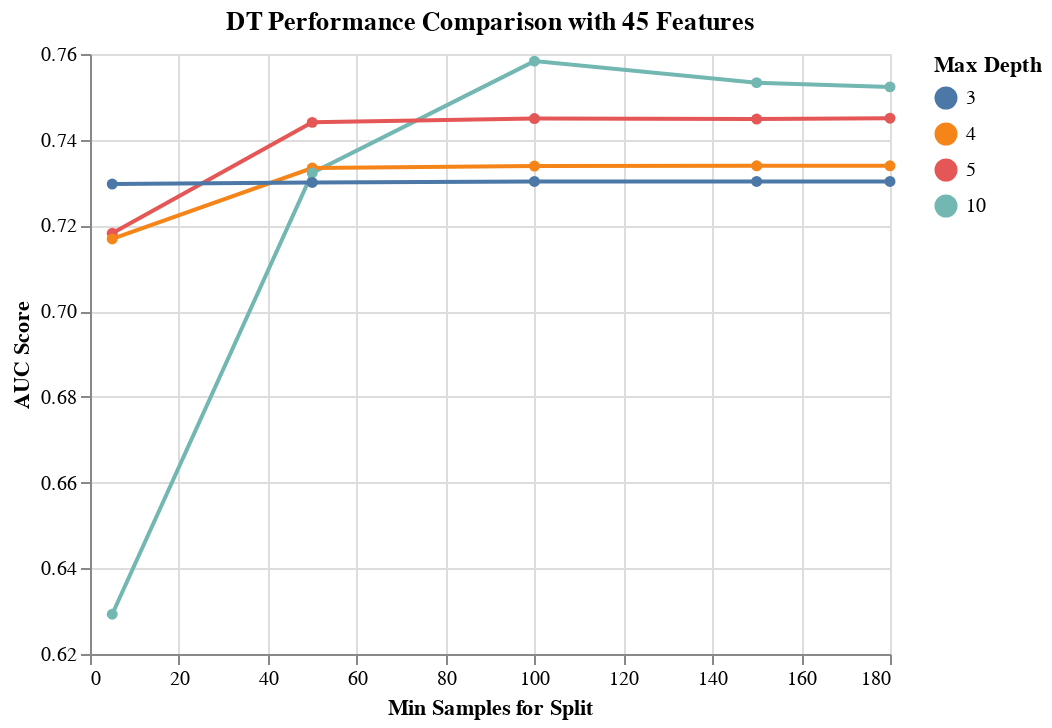

Notebook code cell kept with this figure:
### Code cell
results_DT2 = get_search_results(gs_pipe_DT2)

results_DT2_45_features = results_DT2[results_DT2['rfi_fs__n_features_'] == 45.0]

alt.Chart(results_DT2_45_features, 
          title='DT Performance Comparison with 45 Features'
         ).mark_line(point=True).encode(
    alt.X('dt__min_samples_split', title='Min Samples for Split'),
    alt.Y('mean_score', title='AUC Score', scale=alt.Scale(zero=False)),
    alt.Color('dt__max_depth:N', title='Max Depth')
)

### Figure 1 — Vega-Lite specification as saved in the notebook (floating-point values rounded to 4 significant figures)
{"config": {"view": {"continuousWidth": 400, "continuousHeight": 300}}, "data": {"name": "data-cdc053f1779b53004959cb4f3ee3bcbe"}, "mark": {"type": "line", "point": true}, "encoding": {"color": {"type": "nominal", "field": "dt__max_depth", "title": "Max Depth"}, "x": {"type": "quantitative", "field": "dt__min_samples_split", "title": "Min Samples for Split"}, "y": {"type": "quantitative", "field": "mean_score", "scale": {"zero": false}, "title": "AUC Score"}}, "title": "DT Performance Comparison with 45 Features", "$schema": "https://vega.github.io/schema/vega-lite/v4.8.1.json", "datasets": {"data-cdc053f1779b53004959cb4f3ee3bcbe": [{"mean_score": 0.7583, "std_score": 0.03338, "max_score": 0.7951, "min_score": 0.7122, "dt__max_depth": 10.0, "dt__min_samples_split": 100.0, "rfi_fs__n_features_": 45.0}, {"mean_score": 0.7533, "std_score": 0.02734, "max_score": 0.7846, "min_score": 0.7069, "dt__max_depth": 10.0, "dt__min_samples_split": 150.0, "rfi_fs__n_features_": 45.0}, {"mean_score": 0.7523, "std_score": 0.02636, "max_score": 0.7811, "min_score": 0.7069, "dt__max_depth": 10.0, "dt__min_samples_split": 180.0, "rfi_fs__n_features_": 45.0}, {"mean_score": 0.745, "std_score": 0.03306, "max_score": 0.7751, "min_score": 0.6814, "dt__max_depth": 5.0, "dt__min_samples_split": 180.0, "rfi_fs__n_features_": 45.0}, {"mean_score": 0.7449, "std_score": 0.03322, "max_score": 0.7741, "min_score": 0.6814, "dt__max_depth": 5.0, "dt__min_samples_split": 100.0, "rfi_fs__n_features_": 45.0}, {"mean_score": 0.7448, "std_score": 0.03289, "max_score": 0.7741, "min_score": 0.6814, "dt__max_depth": 5.0, "dt__min_samples_split": 150.0, "rfi_fs__n_features_": 45.0}, {"mean_score": 0.7441, "std_score": 0.03283, "max_score": 0.7718, "min_score": 0.6812, "dt__max_depth": 5.0, "dt__min_samples_split": 50.0, "rfi_fs__n_features_": 45.0}, {"mean_score": 0.7339, "std_score": 0.02485, "max_score": 0.7519, "min_score": 0.6848, "dt__max_depth": 4.0, "dt__min_samples_split": 180.0, "rfi_fs__n_features_": 45.0}, {"mean_score": 0.7339, "std_score": 0.02485, "max_score": 0.7519, "min_score": 0.6848, "dt__max_depth": 4.0, "dt__min_samples_split": 150.0, "rfi_fs__n_features_": 45.0}, {"mean_score": 0.7339, "std_score": 0.02509, "max_score": 0.7542, "min_score": 0.6848, "dt__max_depth": 4.0, "dt__min_samples_split": 100.0, "rfi_fs__n_features_": 45.0}, {"mean_score": 0.7334, "std_score": 0.02493, "max_score": 0.7535, "min_score": 0.6846, "dt__max_depth": 4.0, "dt__min_samples_split": 50.0, "rfi_fs__n_features_": 45.0}, {"mean_score": 0.7323, "std_score": 0.04373, "max_score": 0.7908, "min_score": 0.6754, "dt__max_depth": 10.0, "dt__min_samples_split": 50.0, "rfi_fs__n_features_": 45.0}, {"mean_score": 0.7303, "std_score": 0.02445, "max_score": 0.7474, "min_score": 0.6823, "dt__max_depth": 3.0, "dt__min_samples_split": 180.0, "rfi_fs__n_features_": 45.0}, {"mean_score": 0.7303, "std_score": 0.02445, "max_score": 0.7474, "min_score": 0.6823, "dt__max_depth": 3.0, "dt__min_samples_split": 150.0, "rfi_fs__n_features_": 45.0}, {"mean_score": 0.7303, "std_score": 0.02445, "max_score": 0.7474, "min_score": 0.6823, "dt__max_depth": 3.0, "dt__min_samples_split": 100.0, "rfi_fs__n_features_": 45.0}, {"mean_score": 0.73, "std_score": 0.02437, "max_score": 0.7463, "min_score": 0.6821, "dt__max_depth": 3.0, "dt__min_samples_split": 50.0, "rfi_fs__n_features_": 45.0}, {"mean_score": 0.7296, "std_score": 0.02507, "max_score": 0.7468, "min_score": 0.6804, "dt__max_depth": 3.0, "dt__min_samples_split": 5.0, "rfi_fs__n_features_": 45.0}, {"mean_score": 0.7182, "std_score": 0.04022, "max_score": 0.7534, "min_score": 0.6417, "dt__max_depth": 5.0, "dt__min_samples_split": 5.0, "rfi_fs__n_features_": 45.0}, {"mean_score": 0.7169, "std_score": 0.03038, "max_score": 0.7446, "min_score": 0.6687, "dt__max_depth": 4.0, "dt__min_samples_split": 5.0, "rfi_fs__n_features_": 45.0}, {"mean_score": 0.6293, "std_score": 0.04207, "max_score": 0.7006, "min_score": 0.5745, "dt__max_depth": 10.0, "dt__min_samples_split": 5.0, "rfi_fs__n_features_": 45.0}]}}
